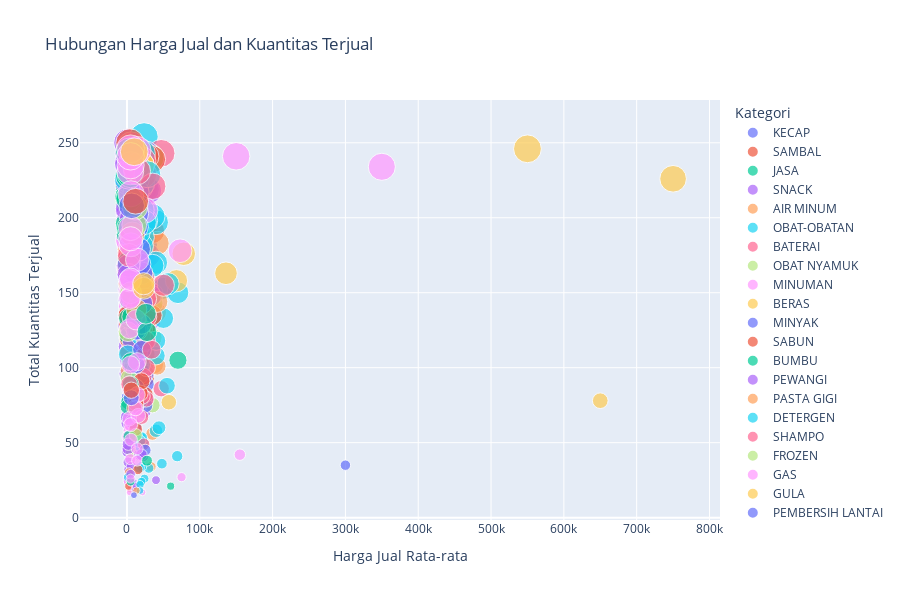

The code cell stored with this chart in its notebook:
### Code cell
import plotly.express as px

# Hitung rata-rata harga jual dan total kuantitas terjual per produk
product_data = df.groupby('Nama Barang').agg({
    'Jual(Rp)': 'mean',
    'Qty': 'sum',
    'Kategori': 'first'  # Ambil kategori pertama untuk setiap produk
}).reset_index()

# Buat scatter plot
fig = px.scatter(product_data, x='Jual(Rp)', y='Qty', color='Kategori',
                 hover_name='Nama Barang', size='Qty',
                 labels={'Jual(Rp)': 'Harga Jual Rata-rata', 'Qty': 'Total Kuantitas Terjual'},
                 title='Hubungan Harga Jual dan Kuantitas Terjual')
fig.update_layout(height=600, width=900)
fig.show()

### Figure 1 — Plotly figure (JSON) as saved in the notebook; plotly's stock layout.template omitted (floating-point values rounded to 4 significant figures)
{"data": [{"hovertemplate": "<b>%{hovertext}</b><br><br>Kategori=KECAP<br>Harga Jual Rata-rata=%{x}<br>Total Kuantitas Terjual=%{marker.size}<extra></extra>", "hovertext": ["ABC KECAP MANIS 520ML", "BANGO KECAP BOTOL 135ml", "BANGO KECAP MANIS PCH 220ML", "BANGO KECAP MANIS PCH 575/550ML", "BANGO KECAP MANIS PCH kecil ML", "CUKA DAPUR BELIBIS 150ML", "INDOFOOD KECAP MANIS 135ML", "KECAP MANIS ABC 225 ML", "SAORI TERIYAKI", "SAORI TIRAM"], "legendgroup": "KECAP", "marker": {"color": "#636efa", "size": [188, 100, 61, 74, 68, 110, 234, 227, 80, 28], "sizemode": "area", "sizeref": 0.635, "symbol": "circle"}, "mode": "markers", "name": "KECAP", "orientation": "v", "showlegend": true, "type": "scatter", "x": [24500, 11000, 11000, 24500, 3000, 6000, 7500, 10000, 3000, 3000], "xaxis": "x", "y": [188, 100, 61, 74, 68, 110, 234, 227, 80, 28], "yaxis": "y"}, {"hovertemplate": "<b>%{hovertext}</b><br><br>Kategori=SAMBAL<br>Harga Jual Rata-rata=%{x}<br>Total Kuantitas Terjual=%{marker.size}<extra></extra>", "hovertext": ["ABC SAMBAL ASLI 135ML", "ABC SAOS TOMAT 135ML", "SAMBAL BU SANDRA"], "legendgroup": "SAMBAL", "marker": {"color": "#EF553B", "size": [228, 124, 93], "sizemode": "area", "sizeref": 0.635, "symbol": "circle"}, "mode": "markers", "name": "SAMBAL", "orientation": "v", "showlegend": true, "type": "scatter", "x": [8000, 6500, 26000], "xaxis": "x", "y": [228, 124, 93], "yaxis": "y"}, {"hovertemplate": "<b>%{hovertext}</b><br><br>Kategori=JASA<br>Harga Jual Rata-rata=%{x}<br>Total Kuantitas Terjual=%{marker.size}<extra></extra>", "hovertext": ["AC UKURAN S/D 1PK", "AC UKURAN>1PK"], "legendgroup": "JASA", "marker": {"color": "#00cc96", "size": [21, 105], "sizemode": "area", "sizeref": 0.635, "symbol": "circle"}, "mode": "markers", "name": "JASA", "orientation": "v", "showlegend": true, "type": "scatter", "x": [60000, 70000], "xaxis": "x", "y": [21, 105], "yaxis": "y"}, {"hovertemplate": "<b>%{hovertext}</b><br><br>Kategori=SNACK<br>Harga Jual Rata-rata=%{x}<br>Total Kuantitas Terjual=%{marker.size}<extra></extra>", "hovertext": ["AGER SWALLOW", "ASW DELUX MONDE", "BENG BENG", "BISKUAT BOLU", "BISKUIT ROMA KELAPA", "BISVIT", "BUSKUIT ROMA MALKIS", "CHEETOS", "CHITATO RASA SAPI PANGGANG", "CHOCOLATOS", "CHOCOLATOS BSAR", "CHOCOLATOS KECIL", "CITATO", "DELFI CUSTAS", "GENJI & SERENA BISKUIT", "GERRY SALUUT ", "GOOD TIME", "KACANG DUA KELINCI", "KACANG GARUDA ", "KACANG ROSTA", "KACANG ROSTA KECIL", "KACANG TELOR", "KRAFT QUICK MELT 165GR", "LAYS", "LEMONIA", "MIE ENAK", "MIE KREMES SHORR", "NABATI NEXTAR ", "NABATI RECHEES", "NABATI WAFER", "OREO BISKUIT", "OREO BOLU", "OREO MINI", "OZLO", "POTABE", "RENGGINANG", "SERES", "SO TANGO", "SOSIS SO NICE", "SUKRO GARUDA BSAR", "SUKRO/KACANG GARUDA", "TANGO KECIL", "TANGO/NABATI WAFER", "TARO 65 GRAM", "TOP DELFI CHOCO", "ZUPER"], "legendgroup": "SNACK", "marker": {"color": "#ab63fa", "size": [192, 177, 203, 126, 204, 237, 172, 135, 173, 163, 187, 167, 209, 71, 217, 192, 183, 187, 105, 145, 250, 63, 132, 131, 132, 236, 25, 32, 44, 96, 204, 243, 220, 105, 168, 41, 23, 53, 67, 37, 112, 128, 152, 34, 184, 114], "sizemode": "area", "sizeref": 0.635, "symbol": "circle"}, "mode": "markers", "name": "SNACK", "orientation": "v", "showlegend": true, "type": "scatter", "x": [5000, 8500, 2000, 2000, 10000, 2500, 5500, 1500, 10000, 1500, 1500, 750, 1500, 23000, 10000, 4000, 2000, 15000, 12500, 2500, 1000, 1500, 33000, 2000, 9000, 1500, 750, 2500, 1000, 1000, 2000, 2500, 2500, 2500, 1000, 22000, 10500, 2500, 1000, 2000, 1500, 1000, 2500, 6000, 1500, 1000], "xaxis": "x", "y": [192, 177, 203, 126, 204, 237, 172, 135, 173, 163, 187, 167, 209, 71, 217, 192, 183, 187, 105, 145, 250, 63, 132, 131, 132, 236, 25, 32, 44, 96, 204, 243, 220, 105, 168, 41, 23, 53, 67, 37, 112, 128, 152, 34, 184, 114], "yaxis": "y"}, {"hovertemplate": "<b>%{hovertext}</b><br><br>Kategori=AIR MINUM<br>Harga Jual Rata-rata=%{x}<br>Total Kuantitas Terjual=%{marker.size}<extra></extra>", "hovertext": ["AJWA GALON", "AQUA BOTOL 330ML", "AQUA GALON", "AQUA GELAS ISI 48/KARTON", "PRIMA AIR MINERAL 600ML", "PRIMA AIR MINERAL 600ML 24PCS/1KARTON", "UFIA BOTOL 1500ML", "UFIA BOTOL 330ML 24PCS /1KARTON", "UFIA BOTOL 330ML PCS", "UFIA BOTOL 600ML", "UFIA BOTOL 600ML/1KARTON", "UFIA GALON", "UFIA GELAS 48PCS/1KARTON", "VIT AIR MINERAL 600ML", "VIT GALON", "VIT GELAS IS 42"], "legendgroup": "AIR MINUM", "marker": {"color": "#FFA15A", "size": [203, 156, 76, 34, 30, 102, 19, 56, 166, 98, 137, 239, 115, 179, 210, 220], "sizemode": "area", "sizeref": 0.635, "symbol": "circle"}, "mode": "markers", "name": "AIR MINUM", "orientation": "v", "showlegend": true, "type": "scatter", "x": [19000, 3000, 18500, 33000, 3000, 38000, 5000, 35000, 2000, 3000, 40000, 17500, 24000, 3000, 16000, 24000], "xaxis": "x", "y": [203, 156, 76, 34, 30, 102, 19, 56, 166, 98, 137, 239, 115, 179, 210, 220], "yaxis": "y"}, {"hovertemplate": "<b>%{hovertext}</b><br><br>Kategori=OBAT-OBATAN<br>Harga Jual Rata-rata=%{x}<br>Total Kuantitas Terjual=%{marker.size}<extra></extra>", "hovertext": ["ANTANGIN SACHET 15ML", "HABASA GARLIC 60 KAPSUL", "K-LOR EKTRAK DAUN KELOR 60KAPSUL", "MASKER JILBAB", "SARI KURMA TJ 250GR", "SWALLOW KAMPER 300G", "SWALLOW KAMPER PUTIH 100G", "SWALLOW KAMPER PUTIH BULAT KECIL 150G", "SWALLOW KAMPER WARNA 4X5 BOLA 200G", "TOLAK ANGIN SACHET 15ML", "URIMAXS ASAM URAT HERBAL 60 KAPSUL"], "legendgroup": "OBAT-OBATAN", "marker": {"color": "#19d3f3", "size": [126, 133, 153, 172, 254, 33, 148, 158, 99, 144, 150], "sizemode": "area", "sizeref": 0.635, "symbol": "circle"}, "mode": "markers", "name": "OBAT-OBATAN", "orientation": "v", "showlegend": true, "type": "scatter", "x": [3500, 50000, 50000, 25000, 23500, 30000, 9000, 16000, 25000, 3500, 70000], "xaxis": "x", "y": [126, 133, 153, 172, 254, 33, 148, 158, 99, 144, 150], "yaxis": "y"}, {"hovertemplate": "<b>%{hovertext}</b><br><br>Kategori=BATERAI<br>Harga Jual Rata-rata=%{x}<br>Total Kuantitas Terjual=%{marker.size}<extra></extra>", "hovertext": ["BATERAI ABC ALKALINE ISI 7 AAA", "BATERAI ABC ISI 7 BESAR", "BATERAI ALKALINE AAA"], "legendgroup": "BATERAI", "marker": {"color": "#FF6692", "size": [86, 243, 87], "sizemode": "area", "sizeref": 0.635, "symbol": "circle"}, "mode": "markers", "name": "BATERAI", "orientation": "v", "showlegend": true, "type": "scatter", "x": [47000, 47000, null], "xaxis": "x", "y": [86, 243, 87], "yaxis": "y"}, {"hovertemplate": "<b>%{hovertext}</b><br><br>Kategori=OBAT NYAMUK<br>Harga Jual Rata-rata=%{x}<br>Total Kuantitas Terjual=%{marker.size}<extra></extra>", "hovertext": ["BAYGON NYAMUK 600ML", "BAYGON NYAMUK 600ML PLUS 120ML", "BAYGON NYAMUK LAVENDER BAKAR", "HIT KECIL 200ML", "HIT SPRAY NYAMUK LILY BLOSSOM 415ML+35ML", "HIT SPRAY NYAMUK LILY BLOSSOM 600ML+75ML"], "legendgroup": "OBAT NYAMUK", "marker": {"color": "#B6E880", "size": [75, 143, 44, 199, 240, 120], "sizemode": "area", "sizeref": 0.635, "symbol": "circle"}, "mode": "markers", "name": "OBAT NYAMUK", "orientation": "v", "showlegend": true, "type": "scatter", "x": [35000, 35000, 6000, 14000, 32000, 35000], "xaxis": "x", "y": [75, 143, 44, 199, 240, 120], "yaxis": "y"}, {"hovertemplate": "<b>%{hovertext}</b><br><br>Kategori=MINUMAN<br>Harga Jual Rata-rata=%{x}<br>Total Kuantitas Terjual=%{marker.size}<extra></extra>", "hovertext": ["BEAR BRAND STM 189ML", "BUAVITA", "COUNTRY CHOICE JAMBU 250ML", "COUNTRY CHOICE ORENGE 250ML", "ENERGEN COKELAT 1 SACHET", "ENERGEN KACANG HIJAU 1 SACHET", "ENERGEN VANILA 1 SACHET", "FANTA MINI 250ML", "FRESTEA POUCH APEL 330ML", "FRUI TEA BLACK CURRENT 200ML", "FRUI TEA BOTOL BLACK CURRENT 350ML", "FRUI TEA BOTOL FREEZE 350ML", "FRUI TEA RASA APEL 230ML", "FRUIT TEA GENGGAM FREEZE 200ML", "JAHE MERAH SACHET ", "JAVANA TEH GULA BATU", "JELLY DRINK", "LARUTAN PENGEGAR BOTOL 500 ML", "LARUTAN PENYEGAR BOTOL 200 ML", "LARUTAN PENYEGAR KALENG RASA JAMBU 320ML", "LARUTAN PENYEGAR KALENG RASA JERUK 320ML", "LARUTAN PENYEGAR KALENG RASA LECCI 320ML", "LARUTAN PENYEGAR KALENG RASA MELON 320ML", "MADU 1 KG", "MADU KARET", "MADU KOPI", "MADU SETENGAH KG", "MADURASA", "MILO 3IN1 35GR", "POCARI SWEAT KALENG 330ML", "PULPY ORANGE", "S-TEE 350ML", "SEREAL GO WELL", "SPRITE MINI 250ML", "TEH BOTOL KOTAK LESS SUGAR 250ML", "TEH BOTOL KOTAK ORIGINAL 250ML", "TEH BOTOL KOTAK ORIGINAL 330ML", "TEH RIO CUP 190ML", "ULTRA MILK KACANG HIJAU 150ML", "ULTRA MILK KACANG HIJAU 250ML", "YAKULT"], "legendgroup": "MINUMAN", "marker": {"color": "#FF97FF", "size": [144, 60, 21, 229, 126, 91, 24, 130, 141, 194, 111, 141, 133, 185, 200, 137, 24, 82, 151, 224, 248, 202, 157, 234, 17, 27, 241, 94, 58, 140, 128, 86, 122, 211, 119, 151, 88, 185, 74, 17, 120], "sizemode": "area", "sizeref": 0.635, "symbol": "circle"}, "mode": "markers", "name": "MINUMAN", "orientation": "v", "showlegend": true, "type": "scatter", "x": [10000, 7000, 6000, 6000, 3000, 3000, 3000, 3500, 3000, 3000, 3000, 3000, 3000, 3000, 2500, 4000, 1000, 7000, 3500, 6000, 6000, 6000, 6000, 350000, 21000, 75000, 150000, 15000, 4000, 6000, 5500, 4000, 3000, 3500, 5000, 4000, 4000, 1000, 3000, 4000, 2500], "xaxis": "x", "y": [144, 60, 21, 229, 126, 91, 24, 130, 141, 194, 111, 141, 133, 185, 200, 137, 24, 82, 151, 224, 248, 202, 157, 234, 17, 27, 241, 94, 58, 140, 128, 86, 122, 211, 119, 151, 88, 185, 74, 17, 120], "yaxis": "y"}, {"hovertemplate": "<b>%{hovertext}</b><br><br>Kategori=BERAS<br>Harga Jual Rata-rata=%{x}<br>Total Kuantitas Terjual=%{marker.size}<extra></extra>", "hovertext": ["BERAS JERUK 10KG", "BERAS JERUK 50KG", "BERAS JERUK 5KG", "BERAS PANDAN WANGI 50KG", "BERAS PANDAN WANGI 5KG", "BERAS RAMOS 50KG", "BERAS RAMOS 5KG"], "legendgroup": "BERAS", "marker": {"color": "#FECB52", "size": [163, 78, 158, 226, 176, 246, 77], "sizemode": "area", "sizeref": 0.635, "symbol": "circle"}, "mode": "markers", "name": "BERAS", "orientation": "v", "showlegend": true, "type": "scatter", "x": [136000, 650000, 68000, 750000, 78000, 550000, 57500], "xaxis": "x", "y": [163, 78, 158, 226, 176, 246, 77], "yaxis": "y"}, {"hovertemplate": "<b>%{hovertext}</b><br><br>Kategori=MINYAK<br>Harga Jual Rata-rata=%{x}<br>Total Kuantitas Terjual=%{marker.size}<extra></extra>", "hovertext": ["BIMOLI KLASIK MINYAK GRG PCH 2 L", "BLUE BAND 200GR ", "BLUEBAND CUP 250GR", "FILMA MINYAK GORENG 2 L", "KEJU CHEDDAR GOLG PROCHIZ 170GR ", "KEJU CHEDDAR KRAFT 165GR ", "MINYAK DELIMA 1L", "MINYAK GORENG KUNCI MAS 2 LITER", "MINYAK GORENG SUNCO", "MINYAK GRNG KUNCI MAS 2L", "MINYAK SANIA 1 LITER", "MINYAK SANIA 2 LITER", "PALMIA MARGARIN", "ROSE BRAND MINYAK GORENG 2L"], "legendgroup": "MINYAK", "marker": {"color": "#636efa", "size": [80, 219, 213, 219, 178, 75, 74, 96, 203, 89, 118, 182, 86, 242], "sizemode": "area", "sizeref": 0.635, "symbol": "circle"}, "mode": "markers", "name": "MINYAK", "orientation": "v", "showlegend": true, "type": "scatter", "x": [26000, 7500, 12500, 26500, 25000, 25000, 12500, 25500, 26000, 26000, 14000, 25500, 5500, 26000], "xaxis": "x", "y": [80, 219, 213, 219, 178, 75, 74, 96, 203, 89, 118, 182, 86, 242], "yaxis": "y"}, {"hovertemplate": "<b>%{hovertext}</b><br><br>Kategori=SABUN<br>Harga Jual Rata-rata=%{x}<br>Total Kuantitas Terjual=%{marker.size}<extra></extra>", "hovertext": ["BIORE SABUN CAIR LIVELY REFRESH 450ML", "BIORE SABUN CAIR SAKURA 450ML", "BIORE SABUN CAIR SCRUB 450ML", "DETTOL BARSOAP PROFRESH CITRUS 105GR", "DETTOL BARSOAP PROFRESH TIMUN 105GR", "DOVE DEODORANT", "DOVE SABUN CAIR AQUA MOISTURE 400 ML", "DOVE SABUN CAIR DEEPLY NOURISHING 400 ML", "HAND SOAP S.O.S", "LIFEBUOY BAR SOAP KASTURI MUSK 110GR", "LIFEBUOY BAR SOAP LEMON FRESH 60GR", "LIFEBUOY BAR SOAP MACHA GREEN TEA 110GR", "LIFEBUOY BAR SOAP RED TOTAL 10 PROTECT 110GR", "LIFEBUOY BAR SOAP RED TOTAL 10 PROTECT 60GR", "LUX CAIR 450ML", "SABUN CAIR BIORE", "SABUN CAIR DETTOL ORIGINAL 410GR", "SABUN CAIR LIFEBUOY LEMON FRESH 450ML", "SABUN CAIR LIFEBUOY MILD CARE 450ML", "SABUN CAIR LIFEBUOY TOTAL 10 450ML", "SABUN DETTOL BAR", "SABUN LIFEBUOY MATCHA 75G", "SABUN LIFEBUOY MILD CARE 75G", "SABUN MADU"], "legendgroup": "SABUN", "marker": {"color": "#EF553B", "size": [199, 123, 127, 52, 122, 126, 135, 239, 196, 21, 110, 129, 120, 136, 109, 195, 191, 241, 82, 119, 100, 173, 119, 207], "sizemode": "area", "sizeref": 0.635, "symbol": "circle"}, "mode": "markers", "name": "SABUN", "orientation": "v", "showlegend": true, "type": "scatter", "x": [26000, 26000, 26000, 8000, 8000, 21400, 34200, 34200, 10000, 2500, 2500, 2500, 2500, 2500, 26000, 27500, 35000, 25000, 25000, 25000, 9000, 3000, 3000, 20000], "xaxis": "x", "y": [199, 123, 127, 52, 122, 126, 135, 239, 196, 21, 110, 129, 120, 136, 109, 195, 191, 241, 82, 119, 100, 173, 119, 207], "yaxis": "y"}, {"hovertemplate": "<b>%{hovertext}</b><br><br>Kategori=BUMBU<br>Harga Jual Rata-rata=%{x}<br>Total Kuantitas Terjual=%{marker.size}<extra></extra>", "hovertext": ["BUMBU RACIK TEMPE", "BUMBU RACIK TUMIS INDOFOOD 22 GR", "GARAM MEJA DAUN 250GR", "INDOFOOD BUMBU RACIK AYAM GORENG 26GR", "INDOFOOD BUMBU RACIK NASGOR XTRA PEDAS 20GR", "KARA SANTAN", "MASAKO AYAM 10 GR", "MASAKO SAPI 10 GR", "MICIN SASA 250 GR", "REFINA GARAM 250G", "REFINA GARAM 500GR", "ROYCO AYAM", "ROYCO SAPI"], "legendgroup": "BUMBU", "marker": {"color": "#00cc96", "size": [222, 211, 126, 77, 189, 121, 223, 74, 134, 144, 101, 196, 214], "sizemode": "area", "sizeref": 0.635, "symbol": "circle"}, "mode": "markers", "name": "BUMBU", "orientation": "v", "showlegend": true, "type": "scatter", "x": [1500, 2000, 5000, 2000, 2000, 3000, 5000, 1000, 10000, 5000, 8000, 1000, 1000], "xaxis": "x", "y": [222, 211, 126, 77, 189, 121, 223, 74, 134, 144, 101, 196, 214], "yaxis": "y"}, {"hovertemplate": "<b>%{hovertext}</b><br><br>Kategori=PEWANGI<br>Harga Jual Rata-rata=%{x}<br>Total Kuantitas Terjual=%{marker.size}<extra></extra>", "hovertext": ["BY FRESH SPRAY MORNIBG COFFEE 320ML", "DOWNY FLORAL PINK 780ML", "DOWNY MYSTIQUE 230 ML", "DOWNY MYSTIQUE 7 PASSION 950 ML", "DOWNY PASSION 230ML", "DOWNY SUN FRESH", "DOWNY SUN FRESH 800 ML", "GLADE GANTUNG FRESH AIR 75+10GR", "GLADE GANTUNG LAVENDER MIST 75+10GR", "GLADE GANTUNG NOUNTAIN PINE 75+10GR", "GLADE REFILL", "GLADE SPRAY 350ML", "GLADE SPRAY LAVENDER 225ML", "GLADE SPRAY OCEAN ESCAPE 225ML", "GLADE SPRAY OCEAN ESCAPE 350ML", "GLADE SPRAY PEONY BERRY BLIS 225ML", "KISPRAY BLUIS 4X21ML", "KISPRAY REFILL AMARIS 300ML", "KISPRAY SEGERIS 4X21ML", "KISPRAY SPRAYER FINE PERFUME GOLD 318ML", "KISPRAY VIOLET 4X21ML", "MOLTO ALL IN 1 BLUE SACHET 20ML ", "MOLTO ALL IN 1 PINK SACHET 20ML ", "MOLTO ALL IN 1 PURE SACHET 20ML ", "MOLTO PEWANGI FLORAL BLISS 820 ML", "REXONA DEODORAN ACTIVE WHITE", "REXONA DEODORAN INVISIBLE PLUS", "ROYALE PEWANGI PINK SATIN 800ML", "SO KLIN RAPIKA SOFT SAKURA 400GR"], "legendgroup": "PEWANGI", "marker": {"color": "#ab63fa", "size": [188, 175, 231, 25, 149, 153, 218, 19, 98, 77, 148, 64, 51, 139, 217, 24, 153, 117, 94, 42, 165, 224, 206, 46, 21, 221, 202, 117, 200], "sizemode": "area", "sizeref": 0.635, "symbol": "circle"}, "mode": "markers", "name": "PEWANGI", "orientation": "v", "showlegend": true, "type": "scatter", "x": [7000, 29700, 19900, 39900, 35000, 19900, 29700, 11000, 11000, 11000, 32500, 7000, 7000, 7000, 7000, 7000, 7000, 7000, 7000, 17000, 7000, 1500, 1500, 1500, 12800, 18000, 18000, 25500, 7000], "xaxis": "x", "y": [188, 175, 231, 25, 149, 153, 218, 19, 98, 77, 148, 64, 51, 139, 217, 24, 153, 117, 94, 42, 165, 224, 206, 46, 21, 221, 202, 117, 200], "yaxis": "y"}, {"hovertemplate": "<b>%{hovertext}</b><br><br>Kategori=PASTA GIGI<br>Harga Jual Rata-rata=%{x}<br>Total Kuantitas Terjual=%{marker.size}<extra></extra>", "hovertext": ["CLOSE UP 65GR", "COLGATE PASTA GIGI 180GR", "PASTA GIGI SIWAK HERBAL HPAI", "PEPSODENT CHARCOAL 160G", "PEPSODENT PG WHITE FAMILY 225 G + 25G", "PEPSODENT SIWAK 150GR", "PEPSODENT WHITENING 75 G", "SENSODYNE 100 G", "SENSODYNE COOL GEL 100 G", "SENSODYNE REPAIR 100 G"], "legendgroup": "PASTA GIGI", "marker": {"color": "#FFA15A", "size": [175, 128, 128, 180, 198, 209, 147, 183, 144, 101], "sizemode": "area", "sizeref": 0.635, "symbol": "circle"}, "mode": "markers", "name": "PASTA GIGI", "orientation": "v", "showlegend": true, "type": "scatter", "x": [7000, 10000, 20000, 19000, 15000, 12500, 8000, 41500, 41500, 41500], "xaxis": "x", "y": [175, 128, 128, 180, 198, 209, 147, 183, 144, 101], "yaxis": "y"}, {"hovertemplate": "<b>%{hovertext}</b><br><br>Kategori=DETERGEN<br>Harga Jual Rata-rata=%{x}<br>Total Kuantitas Terjual=%{marker.size}<extra></extra>", "hovertext": ["DAIA DETERGEN BUNGA 850g", "DAIA DETERGEN LEMON 850g", "DAIA DETERGEN PINK 1,8KG", "DAIA DETERGEN PINK 850g", "DAIA DETERGEN PUTIH 1,8KG", "DAIA DETERGEN PUTIH 850G", "DAIA DETERGEN VIOLET 1,8KG", "DAIA DETERGEN VIOLET 850g", "DAIA DETERGENT 1,8 KG", "DAIA DETERGENT BUNGA 850G", "DETERGEN GREEN WASH", "DETERGENT GREEN WASH", "MAMA LEMON JERUK POUCH 780ML", "RINSO CAIR CLASSIC FRESH ", "RINSO DETERGEN SACHET", "RINSO DETERGENT ANTI NODA 800GR", "RINSO LIQUID 750ML", "RINSO LIQUID SACHET", "RINSO MATIC BUKAAN ATAS PCH 1.6L", "RINSO MATIC BUKAAN ATAS PCH 800ML", "RINSO MATIC BUKAAN DEPAN PCH 1.6L", "RINSO MOLTO ANTI NODA Bubuk 770G Classic Fresh", "RINSO MOLTO ANTI NODA Bubuk 770G Perfurme Essense", "RINSO MOLTO ANTI NODA bubuk 770G Royal gold", "RINSO MOLTO ANTI NODA cair 750G Classic Fresh", "RINSO MOLTO ANTI NODA cair 750G Perfurme Essense", "RINSO MOLTO ANTI NODA cair 750G Royal gold", "SO KLIN BIOMATIC LIQ FRONTLOAD PCH 800ML", "SO KLIN BIOMATIC LIQ TOPLOAD PCH 800ML", "SO KLIN DETERGEN SMART COLOR 800G", "SO KLIN LIQUID 750ML", "SO KLIN LIQUID SOFTERGENT 800ML", "SO KLIN SMART DETERGENT WHITE 800G", "SO KLIN SMART DETERGENT+SOFTENER 800G", "SO KLIN SOFTERGENT SACHET", "SUNLIGHT JERUK NIPIS 755 ML", "VANISH CAIR 425ML", "VANISH CAIR 750ML", "YURI HANDSOAP LEMON 375ML", "YURI HANDSOAP STROBERI 375ML"], "legendgroup": "DETERGEN", "marker": {"color": "#19d3f3", "size": [95, 127, 108, 144, 58, 123, 197, 78, 170, 53, 118, 201, 240, 47, 27, 50, 53, 109, 36, 26, 88, 34, 102, 162, 243, 24, 223, 198, 187, 121, 22, 18, 205, 181, 226, 190, 197, 168, 51, 33], "sizemode": "area", "sizeref": 0.635, "symbol": "circle"}, "mode": "markers", "name": "DETERGEN", "orientation": "v", "showlegend": true, "type": "scatter", "x": [18000, 18000, 39900, 18000, 39900, 18000, 39900, 18000, 39900, 18000, 40000, 35000, 16000, 19700, 1500, 21800, 19600, 1000, 48000, 24000, 55000, 20000, 20000, 20000, 20000, 20000, 20000, 25000, 21000, 19000, 18000, 18000, 20000, 20000, 1000, 15000, 23300, 35000, 17000, 17000], "xaxis": "x", "y": [95, 127, 108, 144, 58, 123, 197, 78, 170, 53, 118, 201, 240, 47, 27, 50, 53, 109, 36, 26, 88, 34, 102, 162, 243, 24, 223, 198, 187, 121, 22, 18, 205, 181, 226, 190, 197, 168, 51, 33], "yaxis": "y"}, {"hovertemplate": "<b>%{hovertext}</b><br><br>Kategori=SHAMPO<br>Harga Jual Rata-rata=%{x}<br>Total Kuantitas Terjual=%{marker.size}<extra></extra>", "hovertext": ["EMERON  HIJAU ALOE VERA 170ML", "HEAD&SHOULDERS SUPREME - SELEMBUT SUTRA 135ML", "HEAD&SHOULDERS SUPREME - SUPREME 135ML", "PANTENE ANTI KETOMBE 135ML", "PANTENE ANTI RONTOK 135ML", "PANTENE HIJAB AD 135", "SAMPO CLEAR COMPLETE SOFT CARE 320ML", "SAMPO CLEAR ICE COOL MENTHOL 160ML", "SHAMPO LIFEBOUY", "SHAMPO LIFEBOUY BOTOL KECIL", "SUNSILK BLACK SHINE 170ML", "SUNSILK SOFT & SMOOTH 170ML"], "legendgroup": "SHAMPO", "marker": {"color": "#FF6692", "size": [236, 118, 146, 160, 229, 94, 100, 134, 79, 49, 238, 81], "sizemode": "area", "sizeref": 0.635, "symbol": "circle"}, "mode": "markers", "name": "SHAMPO", "orientation": "v", "showlegend": true, "type": "scatter", "x": [17500, 26000, 26000, 22500, 22500, 22500, 26900, 26900, 26500, 23000, 21000, 21000], "xaxis": "x", "y": [236, 118, 146, 160, 229, 94, 100, 134, 79, 49, 238, 81], "yaxis": "y"}, {"hovertemplate": "<b>%{hovertext}</b><br><br>Kategori=FROZEN<br>Harga Jual Rata-rata=%{x}<br>Total Kuantitas Terjual=%{marker.size}<extra></extra>", "hovertext": ["FRENCH FRIES 2000"], "legendgroup": "FROZEN", "marker": {"color": "#B6E880", "size": [93], "sizemode": "area", "sizeref": 0.635, "symbol": "circle"}, "mode": "markers", "name": "FROZEN", "orientation": "v", "showlegend": true, "type": "scatter", "x": [2500], "xaxis": "x", "y": [93], "yaxis": "y"}, {"hovertemplate": "<b>%{hovertext}</b><br><br>Kategori=GAS<br>Harga Jual Rata-rata=%{x}<br>Total Kuantitas Terjual=%{marker.size}<extra></extra>", "hovertext": ["GAS 12KG", "GAS 3KG", "GAS 5.5KG", "LILIN"], "legendgroup": "GAS", "marker": {"color": "#FF97FF", "size": [42, 205, 178, 54], "sizemode": "area", "sizeref": 0.635, "symbol": "circle"}, "mode": "markers", "name": "GAS", "orientation": "v", "showlegend": true, "type": "scatter", "x": [155000, 25000, 73000, 2000], "xaxis": "x", "y": [42, 205, 178, 54], "yaxis": "y"}, {"hovertemplate": "<b>%{hovertext}</b><br><br>Kategori=GULA<br>Harga Jual Rata-rata=%{x}<br>Total Kuantitas Terjual=%{marker.size}<extra></extra>", "hovertext": ["GULA PASIR PUTIH 1KG", "GULA ROSE BRAND 1KG", "GULAKU 1/2 KG", "GULAKU 1KG"], "legendgroup": "GULA", "marker": {"color": "#FECB52", "size": [235, 235, 242, 131], "sizemode": "area", "sizeref": 0.635, "symbol": "circle"}, "mode": "markers", "name": "GULA", "orientation": "v", "showlegend": true, "type": "scatter", "x": [19000, 19000, 9000, 14000], "xaxis": "x", "y": [235, 235, 242, 131], "yaxis": "y"}, {"hovertemplate": "<b>%{hovertext}</b><br><br>Kategori=PEMBERSIH LANTAI<br>Harga Jual Rata-rata=%{x}<br>Total Kuantitas Terjual=%{marker.size}<extra></extra>", "hovertext": ["HARPIC PEMBERSIH TOILET 450ML", "SANITISE", "SO KLIN LANTAI APEL PCH 780ML", "SO KLIN LANTAI LAVENDER PCH 780ML", "SO KLIN LANTAI LEMON PCH 780ML", "SO KLIN PINK SWEET LOVE LANTAI 780ML", "SO KLIN SEREH LANTAI 780ML", "SOS PEMBERSIH LANTAI APPLE WONDER 750ML", "SOS PEMBERSIH LANTAI ORANG SPLASH 750ML", "SUPER PELL APELL 770ML", "SUPER PELL LEMON 770ML", "VIXAL GREEN 780", "VIXAL HARUM SEGAR 780ML", "VIXAL ORANGE 780ML", "WIPOL LOMON 780ML", "YURI PORSTEK BIRU 1000ML", "YURI PORSTEK UNGU 1000ML"], "legendgroup": "PEMBERSIH LANTAI", "marker": {"color": "#636efa", "size": [45, 35, 226, 217, 203, 102, 163, 125, 87, 194, 125, 163, 169, 129, 179, 112, 143], "sizemode": "area", "sizeref": 0.635, "symbol": "circle"}, "mode": "markers", "name": "PEMBERSIH LANTAI", "orientation": "v", "showlegend": true, "type": "scatter", "x": [25000, 300000, 12500, 12500, 12500, 12500, 12500, 15000, 12500, 12500, 12500, 20000, 17000, 20000, 16000, 20700, 20700], "xaxis": "x", "y": [45, 35, 226, 217, 203, 102, 163, 125, 87, 194, 125, 163, 169, 129, 179, 112, 143], "yaxis": "y"}, {"hovertemplate": "<b>%{hovertext}</b><br><br>Kategori=KOPI<br>Harga Jual Rata-rata=%{x}<br>Total Kuantitas Terjual=%{marker.size}<extra></extra>", "hovertext": ["INDOCOFFE MIX ", "KAPAL API FRESCO", "KAPAL API KOPI SUSU RCG 10X31 G", "KAPAL API SPC 10X25", "KOPI ABC SUSU", "KOPI GOOD  DAY FREEZE", "KOPI GOOD DAY", "KOPI KOBUYA PREMIUM ROBUSTA 150GR", "LUWAK WHITE KOPI TARIK MALAKA"], "legendgroup": "KOPI", "marker": {"color": "#EF553B", "size": [76, 73, 233, 59, 32, 250, 135, 83, 91], "sizemode": "area", "sizeref": 0.635, "symbol": "circle"}, "mode": "markers", "name": "KOPI", "orientation": "v", "showlegend": true, "type": "scatter", "x": [12500, 10000, 12600, 12000, 15000, 4000, 2000, 18000, 20000], "xaxis": "x", "y": [76, 73, 233, 59, 32, 250, 135, 83, 91], "yaxis": "y"}, {"hovertemplate": "<b>%{hovertext}</b><br><br>Kategori=MIE<br>Harga Jual Rata-rata=%{x}<br>Total Kuantitas Terjual=%{marker.size}<extra></extra>", "hovertext": ["INDOMIE AYAM BAWANG", "INDOMIE GORENG 85GR", "INDOMIE GORENG RENDANG 91GR", "INDOMIE SOTO SPESIAL 75 GR", "MIE BIHUN JAGUNG PADAMU 350GR", "MIE KERING CAP BURUNG DARA 140G", "MIE SEDAP KARI AYAM ", "MIE TELUR CAP 3 AYAM", "MIX INDOMIE REBUS", "POP MIE CUP AYAM 75 GR", "POP MIE CUP BASO 75 GR", "POP MIE CUP KARI AYAM 75 GR"], "legendgroup": "MIE", "marker": {"color": "#00cc96", "size": [133, 213, 228, 170, 134, 244, 193, 104, 54, 229, 89, 24], "sizemode": "area", "sizeref": 0.635, "symbol": "circle"}, "mode": "markers", "name": "MIE", "orientation": "v", "showlegend": true, "type": "scatter", "x": [2500, 2500, 2700, 2500, 7000, 3500, 2700, 5000, 3500, 5000, 5000, 5000], "xaxis": "x", "y": [133, 213, 228, 170, 134, 244, 193, 104, 54, 229, 89, 24], "yaxis": "y"}, {"hovertemplate": "<b>%{hovertext}</b><br><br>Kategori=SUSU<br>Harga Jual Rata-rata=%{x}<br>Total Kuantitas Terjual=%{marker.size}<extra></extra>", "hovertext": ["INDOMILK KENTAL MANIS 1 SACHET 37GR", "SUSU BENDERA COKELAT 1 KALENG 370GR", "SUSU BENDERA COKELAT 1 SACHET 40GR", "ULTRA MILK CHOCOLATE 1LT", "ULTRA MILK PLAIN 1L", "ULTRA SUSU SLIM CHOCO 250 ML"], "legendgroup": "SUSU", "marker": {"color": "#ab63fa", "size": [49, 168, 162, 42, 154, 29], "sizemode": "area", "sizeref": 0.635, "symbol": "circle"}, "mode": "markers", "name": "SUSU", "orientation": "v", "showlegend": true, "type": "scatter", "x": [2000, 2000, 2000, 19900, 19900, 5000], "xaxis": "x", "y": [49, 168, 162, 42, 154, 29], "yaxis": "y"}, {"hovertemplate": "<b>%{hovertext}</b><br><br>Kategori=TEPUNG<br>Harga Jual Rata-rata=%{x}<br>Total Kuantitas Terjual=%{marker.size}<extra></extra>", "hovertext": ["KUNCI BIRU TERIGU 1KG", "SEGITIGA BIRU TERIGU SERBA GUNA 500GR", "TEPUNG BERAS ROSE BRAND 1/2KG", "TEPUNG KETAN HITAM 250GR"], "legendgroup": "TEPUNG", "marker": {"color": "#FFA15A", "size": [18, 234, 189, 139], "sizemode": "area", "sizeref": 0.635, "symbol": "circle"}, "mode": "markers", "name": "TEPUNG", "orientation": "v", "showlegend": true, "type": "scatter", "x": [13000, 13000, 7500, 13000], "xaxis": "x", "y": [18, 234, 189, 139], "yaxis": "y"}, {"hovertemplate": "<b>%{hovertext}</b><br><br>Kategori=ALAT LISTRIK<br>Harga Jual Rata-rata=%{x}<br>Total Kuantitas Terjual=%{marker.size}<extra></extra>", "hovertext": ["LAMPU PHILIP  3WATT", "LAMPU PHILIP 10WATT", "LAMPU PHILIP 12WATT", "LAMPU PHILIP 6WATT"], "legendgroup": "ALAT LISTRIK", "marker": {"color": "#19d3f3", "size": [229, 156, 41, 60], "sizemode": "area", "sizeref": 0.635, "symbol": "circle"}, "mode": "markers", "name": "ALAT LISTRIK", "orientation": "v", "showlegend": true, "type": "scatter", "x": [28000, 56500, 69000, 44000], "xaxis": "x", "y": [229, 156, 41, 60], "yaxis": "y"}, {"hovertemplate": "<b>%{hovertext}</b><br><br>Kategori=POPOK<br>Harga Jual Rata-rata=%{x}<br>Total Kuantitas Terjual=%{marker.size}<extra></extra>", "hovertext": ["MAMIPOKO M", "MAMIPOKO S", "MAMIPOKO XL", "SOFTEX DAUN SIRIH 23CM", "SWEETY M", "SWEETY S", "SWEETY XL 6X"], "legendgroup": "POPOK", "marker": {"color": "#FF6692", "size": [221, 89, 175, 231, 155, 112, 67], "sizemode": "area", "sizeref": 0.635, "symbol": "circle"}, "mode": "markers", "name": "POPOK", "orientation": "v", "showlegend": true, "type": "scatter", "x": [35400, 3000, 3000, 14000, 50000, 33900, 20000], "xaxis": "x", "y": [221, 89, 175, 231, 155, 112, 67], "yaxis": "y"}, {"hovertemplate": "<b>%{hovertext}</b><br><br>Kategori=TISU<br>Harga Jual Rata-rata=%{x}<br>Total Kuantitas Terjual=%{marker.size}<extra></extra>", "hovertext": ["MITU TISU BASAH BABY BLOOMING CHERRY 20SHT", "TISU PASEO", "TISU SAKU", "TISU TOILET", "TISUE BASAH PASEO 50 SHEETS"], "legendgroup": "TISU", "marker": {"color": "#B6E880", "size": [195, 55, 124, 150, 207], "sizemode": "area", "sizeref": 0.635, "symbol": "circle"}, "mode": "markers", "name": "TISU", "orientation": "v", "showlegend": true, "type": "scatter", "x": [10000, 12000, 1500, 5000, 11000], "xaxis": "x", "y": [195, 55, 124, 150, 207], "yaxis": "y"}, {"hovertemplate": "<b>%{hovertext}</b><br><br>Kategori=ROTI<br>Harga Jual Rata-rata=%{x}<br>Total Kuantitas Terjual=%{marker.size}<extra></extra>", "hovertext": ["ROTI MAYROTI SANWICH COKLAT", "ROTI MAYROTI SOBEK COKLAT - NANAS - APEL", "ROTI MYROTI ISI CUSTARD", "ROTI MYROTI ISI KACANG MERAH", "ROTI MYROTI ISI KRIM SUSU", "ROTI MYROTI ISI STRAWBERRY", "ROTI MYROTI MYROTI ISI COKLAT", "ROTI MYROTI SANWICH CUSTARD", "ROTI MYROTI SANWICH ISI BOLOGNESE PEDAS", "ROTI MYROTI SANWICH ISI CRAB MAYO PEDAS", "ROTI MYROTI SANWICH ISI TUNA MAYO SPICY", "ROTI MYROTI SOBEK COKLAT", "ROTI MYROTI SOBEK COKLAT - KEJU", "ROTI MYROTI SOBEK COKLAT - STRAWBERRY", "ROTI MYROTI SOBEK COKLAT - SUSU", "ROTI MYROTI TAWAR FANWARI GANDUM", "ROTI MYROTI TAWAR FUNWARI", "ROTI MYROTI TAWAR KUPAS", "ROTI MYROTI TAWAR STANDAR", "ROTIMYROTI  SANWICH ISI COKLAT BATANG", "SANWICH MYROTI COKLAT KACANG", "SANWICH MYROTI FUNWARI COKLAT CARAMEL", "SANWICH MYROTI FUNWARI COKLAT PISANG", "SANWICH MYROTI FUNWARI COKLAT STRAWBERRY", "SANWICH MYROTI FUNWARI MANGGA CHEESE", "SANWICH MYROTI FUNWARI MANGGA COKLAT", "SANWICH MYROTI FUNWARI MANGGA SUSU", "SANWICH MYROTI FUNWARI PISANG SUSU"], "legendgroup": "ROTI", "marker": {"color": "#FF97FF", "size": [39, 245, 66, 147, 158, 126, 146, 231, 216, 52, 182, 104, 82, 172, 38, 68, 132, 46, 73, 26, 235, 102, 193, 246, 186, 62, 159, 241], "sizemode": "area", "sizeref": 0.635, "symbol": "circle"}, "mode": "markers", "name": "ROTI", "orientation": "v", "showlegend": true, "type": "scatter", "x": [4500, 14000, 3500, 5000, 3500, 3500, 3500, 4500, 5500, 5500, 5500, 14000, 14000, 14000, 14000, 15500, 12500, 14000, 12000, 5000, 5000, 5000, 5000, 5000, 5000, 5000, 5000, 5000], "xaxis": "x", "y": [39, 245, 66, 147, 158, 126, 146, 231, 216, 52, 182, 104, 82, 172, 38, 68, 132, 46, 73, 26, 235, 102, 193, 246, 186, 62, 159, 241], "yaxis": "y"}, {"hovertemplate": "<b>%{hovertext}</b><br><br>Kategori=DAGING<br>Harga Jual Rata-rata=%{x}<br>Total Kuantitas Terjual=%{marker.size}<extra></extra>", "hovertext": ["SARDEN ABC BESAR SAUS CABAI 425G", "SARDEN ABC KECIL", "SARDEN ABC TOMATO 425G"], "legendgroup": "DAGING", "marker": {"color": "#FECB52", "size": [153, 244, 156], "sizemode": "area", "sizeref": 0.635, "symbol": "circle"}, "mode": "markers", "name": "DAGING", "orientation": "v", "showlegend": true, "type": "scatter", "x": [23000, 10000, 23000], "xaxis": "x", "y": [153, 244, 156], "yaxis": "y"}, {"hovertemplate": "<b>%{hovertext}</b><br><br>Kategori=TEH<br>Harga Jual Rata-rata=%{x}<br>Total Kuantitas Terjual=%{marker.size}<extra></extra>", "hovertext": ["SARIWANGI POTBAG 4.5x20gr", "SARIWANGI TEH ASLI 25'SX1.85G", "TEH CELUP SOSRO ISI 30"], "legendgroup": "TEH", "marker": {"color": "#636efa", "size": [15, 80, 208], "sizemode": "area", "sizeref": 0.635, "symbol": "circle"}, "mode": "markers", "name": "TEH", "orientation": "v", "showlegend": true, "type": "scatter", "x": [9600, 5900, 6500], "xaxis": "x", "y": [15, 80, 208], "yaxis": "y"}, {"hovertemplate": "<b>%{hovertext}</b><br><br>Kategori=SIKAT GIGI<br>Harga Jual Rata-rata=%{x}<br>Total Kuantitas Terjual=%{marker.size}<extra></extra>", "hovertext": ["SIKAT CUCI ETERNA", "SIKAT GIGI FORMULA TRENDY"], "legendgroup": "SIKAT GIGI", "marker": {"color": "#EF553B", "size": [85, 211], "sizemode": "area", "sizeref": 0.635, "symbol": "circle"}, "mode": "markers", "name": "SIKAT GIGI", "orientation": "v", "showlegend": true, "type": "scatter", "x": [6000, 12000], "xaxis": "x", "y": [85, 211], "yaxis": "y"}, {"hovertemplate": "<b>%{hovertext}</b><br><br>Kategori=TELOR<br>Harga Jual Rata-rata=%{x}<br>Total Kuantitas Terjual=%{marker.size}<extra></extra>", "hovertext": ["TELOR AYAM KAMPUNG 1KG", "TELOR AYAM NEGERI 1KG", "TELOR AYAM OMEGA-3 1KG"], "legendgroup": "TELOR", "marker": {"color": "#00cc96", "size": [124, 136, 38], "sizemode": "area", "sizeref": 0.635, "symbol": "circle"}, "mode": "markers", "name": "TELOR", "orientation": "v", "showlegend": true, "type": "scatter", "x": [27500, 26000, 27500], "xaxis": "x", "y": [124, 136, 38], "yaxis": "y"}], "layout": {"height": 600, "legend": {"itemsizing": "constant", "title": {"text": "Kategori"}, "tracegroupgap": 0}, "title": {"text": "Hubungan Harga Jual dan Kuantitas Terjual"}, "width": 900, "xaxis": {"anchor": "y", "domain": [0, 1], "title": {"text": "Harga Jual Rata-rata"}}, "yaxis": {"anchor": "x", "domain": [0, 1], "title": {"text": "Total Kuantitas Terjual"}}}}
